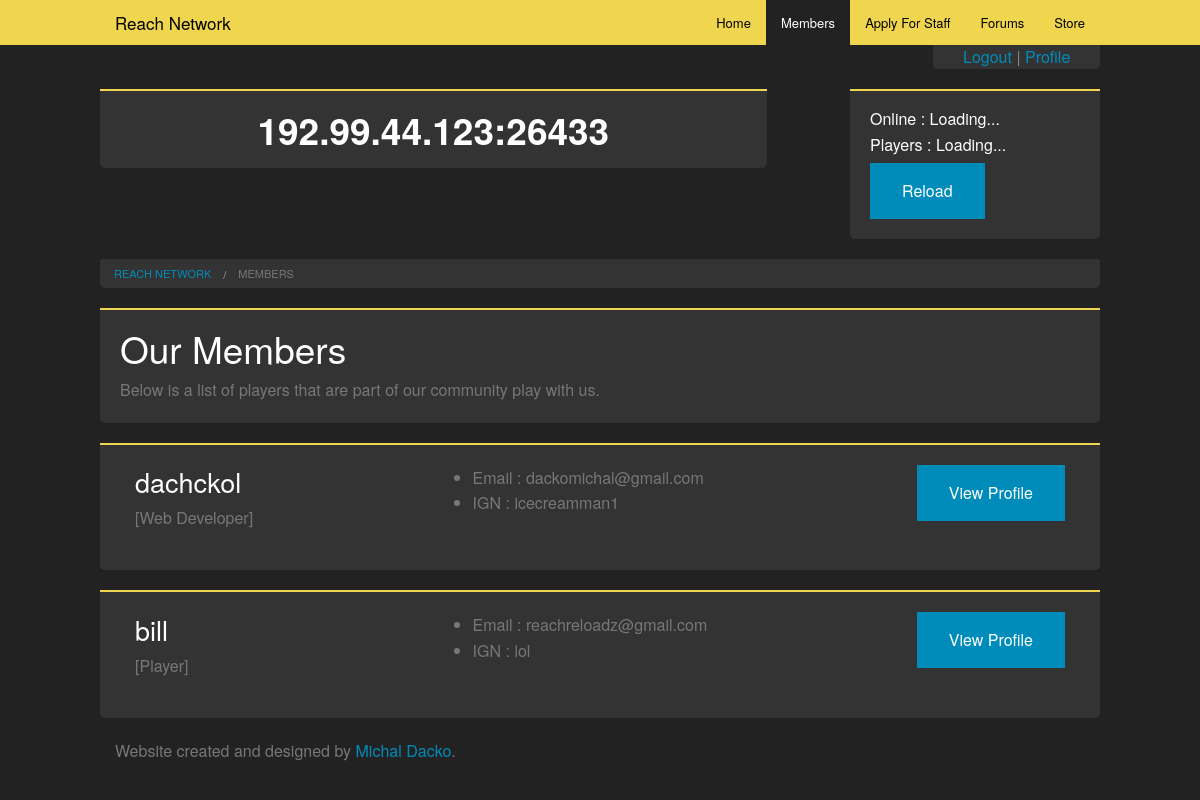
/members/ (signed in), run on the app's committed database.
### members/models.py (models this page shows, shortened)
class Member(models.Model):
    user = models.OneToOneField(User)
    title = models.CharField(max_length=100, blank=True)
    ign = models.CharField(max_length=100)

### members/views.py (the view)
def Home(request):
    members = Member.objects.all()
    context = {"users": members}
    return render_to_response("members.html", context, context_instance=RequestContext(request))

### members/templates/members.html (shortened to what this page needs)
{% extends "base.html" %}
{% block content %}
        <div class="row">
            <ul class="breadcrumbs">
                <li><a href="/">Reach Network</a></li>
                <li class="current"><a href="#">Members</a></li>
            </ul>
        </div>
        <div class="row">
            <div class="small-12 columns panel">
            <h2>Our Members</h2>
                <p>Below is a list of players that are part of our community play with us.</p>
            </div>
        </div>
        {% for u in users %}
        	<div class="row panel">
        		<div class="small-12 medium-4 columns">
        			<h3>{{u.user.username}}</h3>
        			<p>[{{u.title}}]</p>
        		</div>
        		<div class="small-12 medium-5 columns">
        			{% if user.is_authenticated %}
        				<ul>
        					<li>Email : {{u.user.email}}</li>
                            <li>IGN   : {{u.ign}}</li>
        				</ul>
        			{% else %}
        				<p><a href="/members/login">Log in</a> to see this content</p>
        			{% endif %}
        		</div>
                <div class="small-12 medium-3 columns">
                    <a class="button right" href="/members/{{u.user.username}}">View Profile</a>
                </div>
        	</div>
        {% endfor %}
{% endblock %}

### static/css/app.css (style rules this page uses)
body { background: #222222; }
.panel { background: #333 !important; border-width: 0px !important; border-bottom-left-radius: 5px !important; border-bottom-right-radius: 5px !important; border-top: #F0D64E solid 2px !important; color: #888 !important; }
#account, .breadcrumbs { background: #333 !important; border-width: 0px !important; border-bottom-left-radius: 5px !important; border-bottom-right-radius: 5px !important; color: #888 !important; text-align: center; }
p, label, p,li, li.current a { color: #777 !important; }
h2, h1, h3, h4, h5, h6 { color: white ! important; }

### data on the page
Member: user.username "dachckol", title "Web Developer", user.email "dackomichal@gmail.com", ign "icecreamman1"
Member: user.username "bill", title "Player", user.email "reachreloadz@gmail.com", ign "lol"
